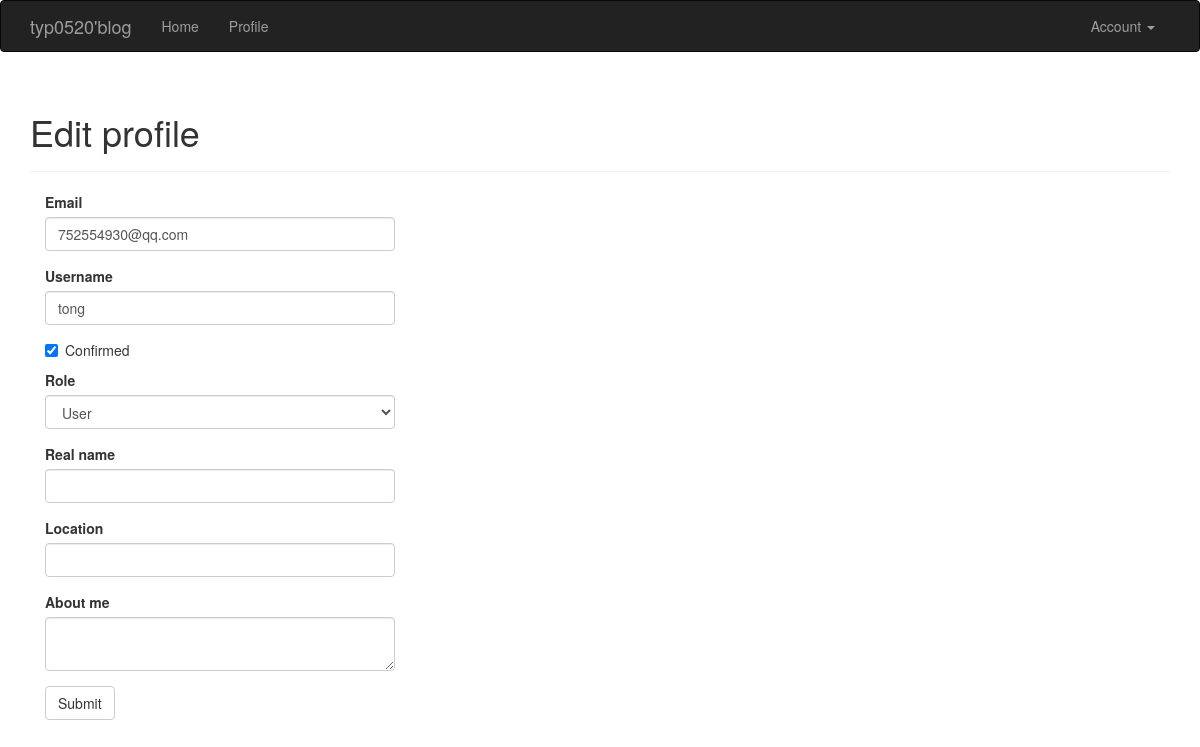
Before: /eidt-profile/2 (signed in) with the older database file.
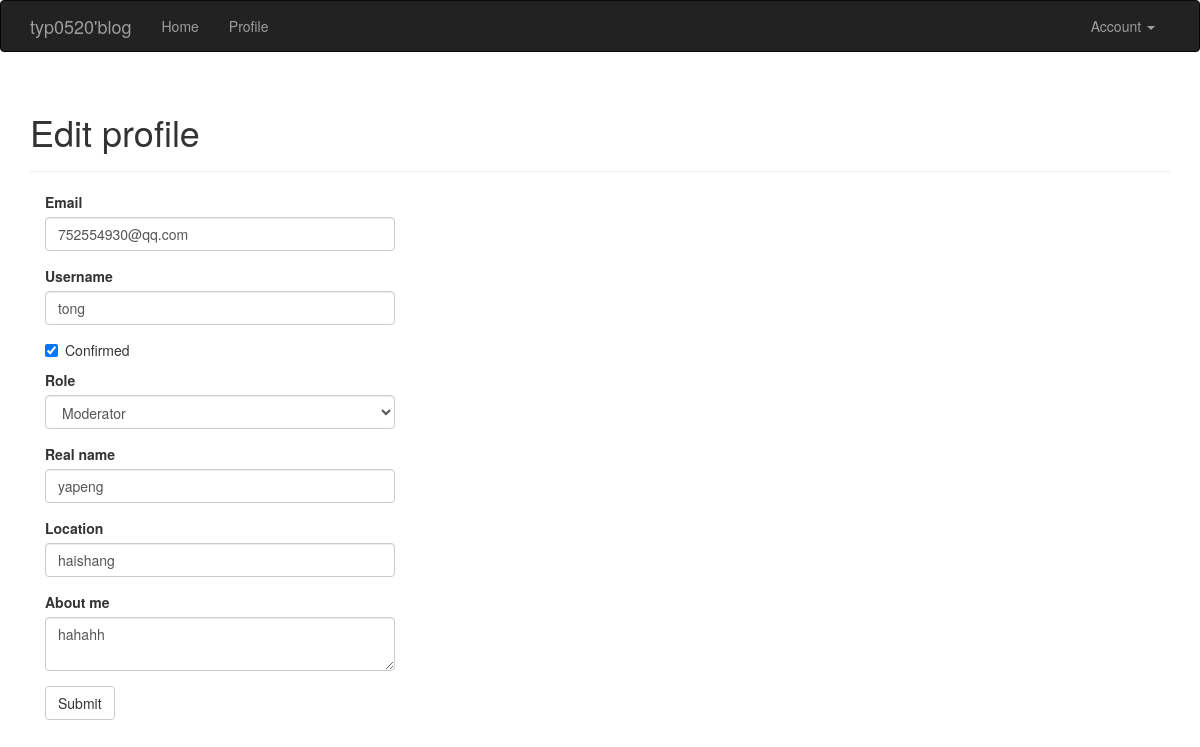
After: the same page with the newer database file.
### app/models.py (models this page shows, shortened)
class User(UserMixin, db.Model):
    __tablename__ = 'users'
    id = db.Column(db.Integer, primary_key=True)
    email = db.Column(db.String(64), unique=True, index=True)
    username = db.Column(db.String(64), unique=True, index=True)
    password_hash = db.Column(db.String(128))
    role_id = db.Column(db.Integer, db.ForeignKey('roles.id'))
    confirmed = db.Column(db.Boolean, default=False)
    name = db.Column(db.String(64))
    location = db.Column(db.String(64))
    about_me = db.Column(db.Text())
    member_since = db.Column(db.DateTime(), default=datetime.utcnow)
    last_seen = db.Column(db.DateTime(), default=datetime.utcnow)
    @property
    def password(self):
        raise AttributeError('password is not a readable attribute')
    def can(self, permissions):
        return self.role is not None and (self.role.permissions & permissions) == permissions

### app/main/views.py (the view, shortened to what this page needs)
@main.route('/eidt-profile/<int:id>', methods=['GET', 'POST'])
@login_required
@admin_required
def edit_profile_admin(id):
    user = User.query.get_or_404(id)
    form = EditProfileAdminForm(user=user)
    form.email.data = user.email
    form.username.data = user.username
    form.confirmed.data = user.confirmed
    form.role.data = user.role_id
    form.name.data = user.name
    form.location.data = user.location
    form.about_me.data = user.about_me
    return render_template('edit_profile.html', form=form, user=user)

### app/main/forms.py (shortened to what this page needs)
class EditProfileAdminForm(FlaskForm):
    email = StringField('Email', validators=[Required(), Length(1, 64), Email()])
    username = StringField('Username', validators=[Required(), Length(1, 64), Regexp('^[A-Za-z][A-Za-z0-9_.]*$', 0,
                                                                                   'Usernames must have only letters, '
                                                                                   'numbers, dots or underscores')])
    confirmed = BooleanField('Confirmed')
    role = SelectField('Role', coerce=int)
    name = StringField('Real name', validators=[Length(0,64)])
    location = StringField('Location', validators=[Length(0, 64)])
    about_me = TextAreaField('About me')
    submit = SubmitField('Submit')
    def __init__(self, user, *args, **kwargs):
        super(EditProfileAdminForm, self).__init__(*args, **kwargs)
        self.role.choices = [(role.id, role.name) for role in Role.query.order_by(Role.name).all()]
        self.user = user

### app/main/__init__.py (called while the page is built)
@main.app_context_processor
def inject_permissions():
    return dict(Permission=Permission)

### app/models.py (called while the page is built)
@login_manager.user_loader
def load_user(user_id):
    return User.query.get(int(user_id))

### app/templates/edit_profile.html (shortened to what this page needs)
{% extends "base.html" %}
{% import "bootstrap/wtf.html" as wtf %}
{% block page_content %}
<div class="page-header">
    <h1>Edit profile</h1>
</div>
<div class="col-md-4">
    {{ wtf.quick_form(form) }}
</div>
{% endblock %}

Changed rows visible on the page:
changed User "752554930@qq.com": role "User" → "Moderator"; name (not shown) → "yapeng"; location (not shown) → "haishang"; about_me (not shown) → "hahahh"
